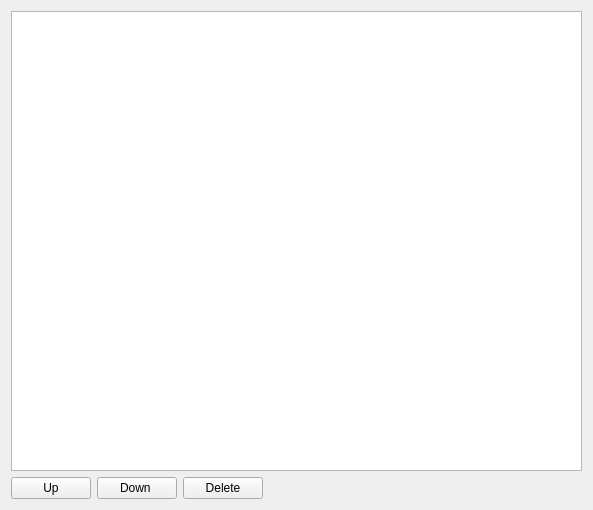
<?xml version="1.0" encoding="UTF-8"?>
<ui version="4.0">
 <class>TextBlock</class>
 <widget class="QWidget" name="TextBlock">
  <property name="geometry">
   <rect>
    <x>0</x>
    <y>0</y>
    <width>593</width>
    <height>510</height>
   </rect>
  </property>
  <property name="windowTitle">
   <string>Dialog</string>
  </property>
  <layout class="QGridLayout" name="gridLayout">
   <item row="0" column="0" colspan="4">
    <widget class="QTextEdit" name="textEdit"/>
   </item>
   <item row="1" column="0">
    <widget class="QPushButton" name="UpButton">
     <property name="text">
      <string>Up</string>
     </property>
    </widget>
   </item>
   <item row="1" column="1">
    <widget class="QPushButton" name="DownButton">
     <property name="text">
      <string>Down </string>
     </property>
    </widget>
   </item>
   <item row="1" column="2">
    <widget class="QPushButton" name="DelButton">
     <property name="text">
      <string>Delete</string>
     </property>
    </widget>
   </item>
   <item row="1" column="3">
    <spacer name="horizontalSpacer">
     <property name="orientation">
      <enum>Qt::Horizontal</enum>
     </property>
     <property name="sizeHint" stdset="0">
      <size>
       <width>314</width>
       <height>20</height>
      </size>
     </property>
    </spacer>
   </item>
  </layout>
 </widget>
 <resources/>
 <connections/>
</ui>
